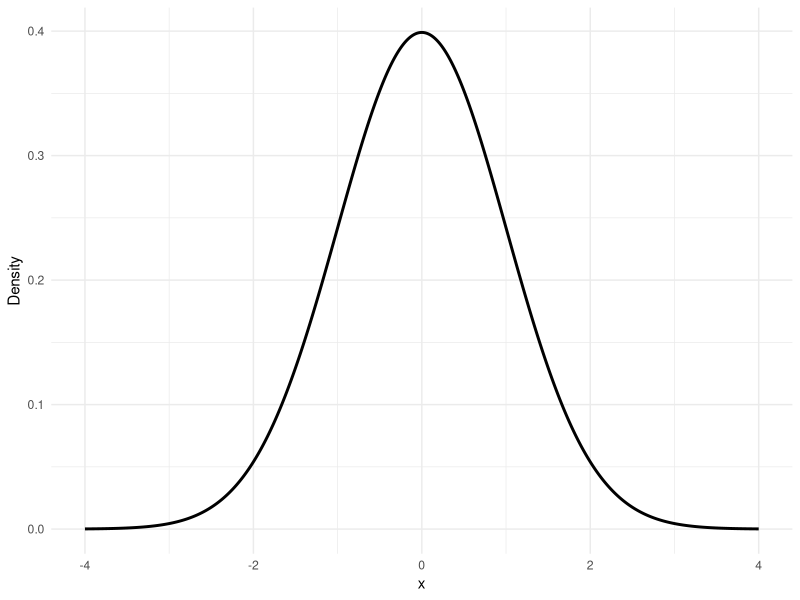

Write the R code that produced this figure.
## ---- chunk 1
#| message: false
#| warning: false
#| echo: false
#| fig-height: 2

# Load the ggplot2 library
library(ggplot2)

# Define the standard normal distribution function
standard_normal_pdf <- function(x) {
  (1 / sqrt(2 * pi)) * exp(-0.5 * x^2)
}

# Create a sequence of x values over a reasonable range
x_values <- seq(-4, 4, length.out = 1000)

# Compute the y values based on the PDF
y_values <- standard_normal_pdf(x_values)

# Create a data frame for plotting
data <- data.frame(x = x_values, y = y_values)

# Plot the PDF of the standard normal distribution
ggplot(data, aes(x = x, y = y)) +
  geom_line(linewidth = 1) +
  labs(y = "Density") +
  theme(axis.title.x = element_blank()) +
  theme_minimal()

